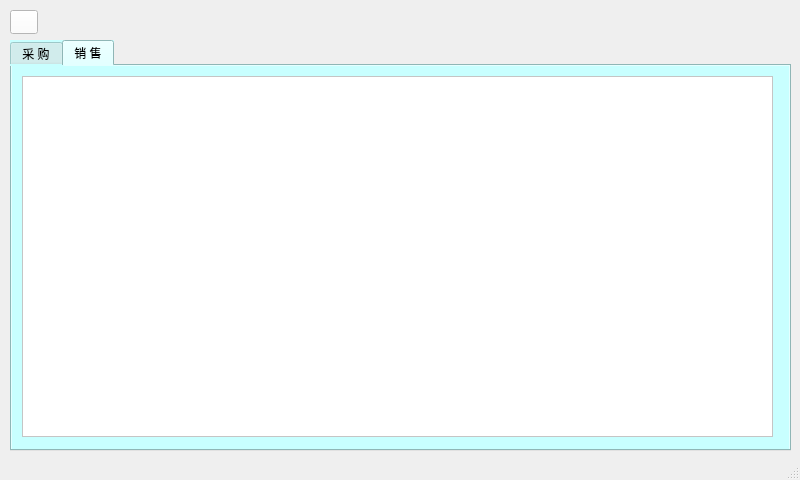
<?xml version="1.0" encoding="UTF-8"?>
<ui version="4.0">
 <class>GoodsInquiryWindow</class>
 <widget class="QMainWindow" name="GoodsInquiryWindow">
  <property name="geometry">
   <rect>
    <x>0</x>
    <y>0</y>
    <width>800</width>
    <height>480</height>
   </rect>
  </property>
  <property name="windowTitle">
   <string>MainWindow</string>
  </property>
  <widget class="QWidget" name="centralwidget">
   <widget class="QPushButton" name="returnBtn">
    <property name="geometry">
     <rect>
      <x>10</x>
      <y>10</y>
      <width>28</width>
      <height>24</height>
     </rect>
    </property>
    <property name="styleSheet">
     <string notr="true">background-color: rgb(255, 255, 255);</string>
    </property>
    <property name="text">
     <string/>
    </property>
    <property name="icon">
     <iconset resource="res.qrc">
      <normaloff>:/image/icon/return.png</normaloff>:/image/icon/return.png</iconset>
    </property>
   </widget>
   <widget class="QTabWidget" name="tabWidget">
    <property name="geometry">
     <rect>
      <x>10</x>
      <y>40</y>
      <width>781</width>
      <height>411</height>
     </rect>
    </property>
    <property name="styleSheet">
     <string notr="true">font: 12pt &quot;黑体&quot;;
background-color: rgb(200, 255, 255);
color: rgb(0, 0, 0);</string>
    </property>
    <property name="currentIndex">
     <number>1</number>
    </property>
    <widget class="QWidget" name="buyTab">
     <attribute name="title">
      <string>采 购</string>
     </attribute>
     <widget class="QListWidget" name="listWidget">
      <property name="geometry">
       <rect>
        <x>10</x>
        <y>10</y>
        <width>751</width>
        <height>361</height>
       </rect>
      </property>
      <property name="styleSheet">
       <string notr="true">font: 12pt &quot;黑体&quot;;
color: rgb(0, 0, 0);
background-color: rgb(255, 255, 255);</string>
      </property>
     </widget>
    </widget>
    <widget class="QWidget" name="sellTab">
     <attribute name="title">
      <string>销 售</string>
     </attribute>
     <widget class="QListWidget" name="listWidget_2">
      <property name="geometry">
       <rect>
        <x>10</x>
        <y>10</y>
        <width>751</width>
        <height>361</height>
       </rect>
      </property>
      <property name="styleSheet">
       <string notr="true">font: 12pt &quot;黑体&quot;;
color: rgb(0, 0, 0);
background-color: rgb(255, 255, 255);</string>
      </property>
     </widget>
    </widget>
   </widget>
  </widget>
  <widget class="QMenuBar" name="menubar">
   <property name="geometry">
    <rect>
     <x>0</x>
     <y>0</y>
     <width>800</width>
     <height>22</height>
    </rect>
   </property>
  </widget>
  <widget class="QStatusBar" name="statusbar"/>
 </widget>
 <resources>
  <include location="res.qrc"/>
 </resources>
 <connections/>
</ui>
